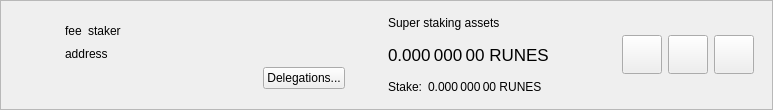
<?xml version="1.0" encoding="UTF-8"?>
<ui version="4.0">
 <class>SuperStakerItemWidget</class>
 <widget class="QWidget" name="SuperStakerItemWidget">
  <property name="geometry">
   <rect>
    <x>0</x>
    <y>0</y>
    <width>773</width>
    <height>110</height>
   </rect>
  </property>
  <property name="sizePolicy">
   <sizepolicy hsizetype="Preferred" vsizetype="Maximum">
    <horstretch>0</horstretch>
    <verstretch>0</verstretch>
   </sizepolicy>
  </property>
  <property name="windowTitle">
   <string>Form</string>
  </property>
  <layout class="QVBoxLayout" name="verticalLayout_2">
   <property name="spacing">
    <number>0</number>
   </property>
   <property name="leftMargin">
    <number>0</number>
   </property>
   <property name="topMargin">
    <number>0</number>
   </property>
   <property name="rightMargin">
    <number>0</number>
   </property>
   <property name="bottomMargin">
    <number>0</number>
   </property>
   <item>
    <widget class="QFrame" name="superStakerItemFrame">
     <property name="frameShape">
      <enum>QFrame::StyledPanel</enum>
     </property>
     <property name="frameShadow">
      <enum>QFrame::Raised</enum>
     </property>
     <layout class="QHBoxLayout" name="horizontalLayout">
      <property name="topMargin">
       <number>0</number>
      </property>
      <property name="bottomMargin">
       <number>0</number>
      </property>
      <item>
       <widget class="QLabel" name="superStakerLogo">
        <property name="sizePolicy">
         <sizepolicy hsizetype="Fixed" vsizetype="Fixed">
          <horstretch>0</horstretch>
          <verstretch>0</verstretch>
         </sizepolicy>
        </property>
        <property name="minimumSize">
         <size>
          <width>40</width>
          <height>40</height>
         </size>
        </property>
        <property name="alignment">
         <set>Qt::AlignCenter</set>
        </property>
       </widget>
      </item>
      <item>
       <widget class="QStackedWidget" name="stackedWidget">
        <property name="currentIndex">
         <number>0</number>
        </property>
        <widget class="QWidget" name="page">
         <layout class="QHBoxLayout" name="horizontalLayout_4">
          <item>
           <layout class="QHBoxLayout" name="horizontalLayout_3">
            <item>
             <layout class="QVBoxLayout" name="verticalLayout">
              <property name="rightMargin">
               <number>15</number>
              </property>
              <item>
               <spacer name="verticalSpacer_2">
                <property name="orientation">
                 <enum>Qt::Vertical</enum>
                </property>
                <property name="sizeHint" stdset="0">
                 <size>
                  <width>20</width>
                  <height>0</height>
                 </size>
                </property>
               </spacer>
              </item>
              <item alignment="Qt::AlignLeft">
               <widget class="QWidget" name="widgetSuperStaker" native="true">
                <property name="minimumSize">
                 <size>
                  <width>280</width>
                  <height>0</height>
                 </size>
                </property>
                <layout class="QHBoxLayout" name="horizontalLayout_2" stretch="0,0,1">
                 <property name="leftMargin">
                  <number>0</number>
                 </property>
                 <property name="topMargin">
                  <number>0</number>
                 </property>
                 <property name="rightMargin">
                  <number>0</number>
                 </property>
                 <property name="bottomMargin">
                  <number>0</number>
                 </property>
                 <item alignment="Qt::AlignLeft">
                  <widget class="QLabel" name="labelFee">
                   <property name="text">
                    <string>fee</string>
                   </property>
                   <property name="textInteractionFlags">
                    <set>Qt::LinksAccessibleByMouse|Qt::TextSelectableByMouse</set>
                   </property>
                  </widget>
                 </item>
                 <item alignment="Qt::AlignLeft">
                  <widget class="QLabel" name="labelStaker">
                   <property name="text">
                    <string>staker</string>
                   </property>
                   <property name="textInteractionFlags">
                    <set>Qt::LinksAccessibleByMouse|Qt::TextSelectableByMouse</set>
                   </property>
                  </widget>
                 </item>
                 <item>
                  <spacer name="horizontalSpacer">
                   <property name="orientation">
                    <enum>Qt::Horizontal</enum>
                   </property>
                   <property name="sizeType">
                    <enum>QSizePolicy::Minimum</enum>
                   </property>
                   <property name="sizeHint" stdset="0">
                    <size>
                     <width>0</width>
                     <height>20</height>
                    </size>
                   </property>
                  </spacer>
                 </item>
                </layout>
               </widget>
              </item>
              <item>
               <widget class="QLabel" name="labelAddress">
                <property name="text">
                 <string>address</string>
                </property>
                <property name="textInteractionFlags">
                 <set>Qt::LinksAccessibleByMouse|Qt::TextSelectableByMouse</set>
                </property>
               </widget>
              </item>
              <item alignment="Qt::AlignRight">
               <widget class="QPushButton" name="buttonDelegations">
                <property name="text">
                 <string>Delegations...</string>
                </property>
               </widget>
              </item>
              <item>
               <spacer name="verticalSpacer">
                <property name="orientation">
                 <enum>Qt::Vertical</enum>
                </property>
                <property name="sizeHint" stdset="0">
                 <size>
                  <width>20</width>
                  <height>0</height>
                 </size>
                </property>
               </spacer>
              </item>
             </layout>
            </item>
            <item>
             <widget class="QWidget" name="vLineAssets" native="true">
              <property name="sizePolicy">
               <sizepolicy hsizetype="Preferred" vsizetype="Preferred">
                <horstretch>0</horstretch>
                <verstretch>0</verstretch>
               </sizepolicy>
              </property>
              <property name="minimumSize">
               <size>
                <width>1</width>
                <height>0</height>
               </size>
              </property>
             </widget>
            </item>
            <item>
             <widget class="QWidget" name="widgetStakingAssets" native="true">
              <property name="sizePolicy">
               <sizepolicy hsizetype="Minimum" vsizetype="Preferred">
                <horstretch>0</horstretch>
                <verstretch>0</verstretch>
               </sizepolicy>
              </property>
              <layout class="QVBoxLayout" name="verticalLayout_3">
               <property name="leftMargin">
                <number>15</number>
               </property>
               <property name="topMargin">
                <number>0</number>
               </property>
               <property name="rightMargin">
                <number>15</number>
               </property>
               <property name="bottomMargin">
                <number>0</number>
               </property>
               <item>
                <widget class="QLabel" name="labelAssetsText">
                 <property name="text">
                  <string>Super staking assets</string>
                 </property>
                 <property name="alignment">
                  <set>Qt::AlignLeading|Qt::AlignLeft|Qt::AlignVCenter</set>
                 </property>
                </widget>
               </item>
               <item>
                <widget class="QLabel" name="labelAssets">
                 <property name="font">
                  <font>
                   <pointsize>13</pointsize>
                  </font>
                 </property>
                 <property name="cursor">
                  <cursorShape>IBeamCursor</cursorShape>
                 </property>
                 <property name="toolTip">
                  <string>Your current spendable balance</string>
                 </property>
                 <property name="text">
                  <string notr="true">0.000 000 00 RUNES</string>
                 </property>
                 <property name="alignment">
                  <set>Qt::AlignLeading|Qt::AlignLeft|Qt::AlignVCenter</set>
                 </property>
                 <property name="textInteractionFlags">
                  <set>Qt::LinksAccessibleByMouse|Qt::TextSelectableByMouse</set>
                 </property>
                </widget>
               </item>
               <item>
                <layout class="QHBoxLayout" name="horizontalLayout_6">
                 <property name="spacing">
                  <number>6</number>
                 </property>
                 <item>
                  <widget class="QLabel" name="labelStakeText">
                   <property name="sizePolicy">
                    <sizepolicy hsizetype="Maximum" vsizetype="Preferred">
                     <horstretch>0</horstretch>
                     <verstretch>0</verstretch>
                    </sizepolicy>
                   </property>
                   <property name="text">
                    <string>Stake:</string>
                   </property>
                   <property name="alignment">
                    <set>Qt::AlignLeading|Qt::AlignLeft|Qt::AlignVCenter</set>
                   </property>
                  </widget>
                 </item>
                 <item>
                  <widget class="QLabel" name="labelStake">
                   <property name="text">
                    <string>0.000 000 00 RUNES</string>
                   </property>
                   <property name="alignment">
                    <set>Qt::AlignLeading|Qt::AlignLeft|Qt::AlignVCenter</set>
                   </property>
                   <property name="textInteractionFlags">
                    <set>Qt::LinksAccessibleByMouse|Qt::TextSelectableByMouse</set>
                   </property>
                  </widget>
                 </item>
                 <item>
                  <spacer name="horizontalSpacer_4">
                   <property name="orientation">
                    <enum>Qt::Horizontal</enum>
                   </property>
                   <property name="sizeType">
                    <enum>QSizePolicy::Minimum</enum>
                   </property>
                   <property name="sizeHint" stdset="0">
                    <size>
                     <width>0</width>
                     <height>0</height>
                    </size>
                   </property>
                  </spacer>
                 </item>
                </layout>
               </item>
              </layout>
             </widget>
            </item>
            <item>
             <spacer name="horizontalSpacer_2">
              <property name="orientation">
               <enum>Qt::Horizontal</enum>
              </property>
              <property name="sizeHint" stdset="0">
               <size>
                <width>0</width>
                <height>20</height>
               </size>
              </property>
             </spacer>
            </item>
            <item>
             <widget class="QToolButton" name="buttonConfig">
              <property name="text">
               <string/>
              </property>
              <property name="iconSize">
               <size>
                <width>32</width>
                <height>32</height>
               </size>
              </property>
             </widget>
            </item>
            <item>
             <widget class="QToolButton" name="buttonSplit">
              <property name="text">
               <string/>
              </property>
              <property name="iconSize">
               <size>
                <width>32</width>
                <height>32</height>
               </size>
              </property>
             </widget>
            </item>
            <item>
             <widget class="QToolButton" name="buttonRemove">
              <property name="text">
               <string/>
              </property>
              <property name="iconSize">
               <size>
                <width>32</width>
                <height>32</height>
               </size>
              </property>
             </widget>
            </item>
           </layout>
          </item>
         </layout>
        </widget>
        <widget class="QWidget" name="page_2">
         <layout class="QHBoxLayout" name="horizontalLayout_5">
          <item>
           <widget class="QLabel" name="labelNewSuperStaker">
            <property name="text">
             <string>Add new super stakers</string>
            </property>
           </widget>
          </item>
          <item>
           <spacer name="horizontalSpacer_3">
            <property name="orientation">
             <enum>Qt::Horizontal</enum>
            </property>
            <property name="sizeHint" stdset="0">
             <size>
              <width>408</width>
              <height>20</height>
             </size>
            </property>
           </spacer>
          </item>
          <item>
           <widget class="QToolButton" name="buttonRestore">
            <property name="text">
             <string/>
            </property>
            <property name="iconSize">
             <size>
              <width>32</width>
              <height>32</height>
             </size>
            </property>
           </widget>
          </item>
          <item>
           <widget class="QToolButton" name="buttonAdd">
            <property name="text">
             <string/>
            </property>
            <property name="iconSize">
             <size>
              <width>32</width>
              <height>32</height>
             </size>
            </property>
           </widget>
          </item>
         </layout>
        </widget>
       </widget>
      </item>
     </layout>
    </widget>
   </item>
  </layout>
 </widget>
 <resources/>
 <connections/>
</ui>
